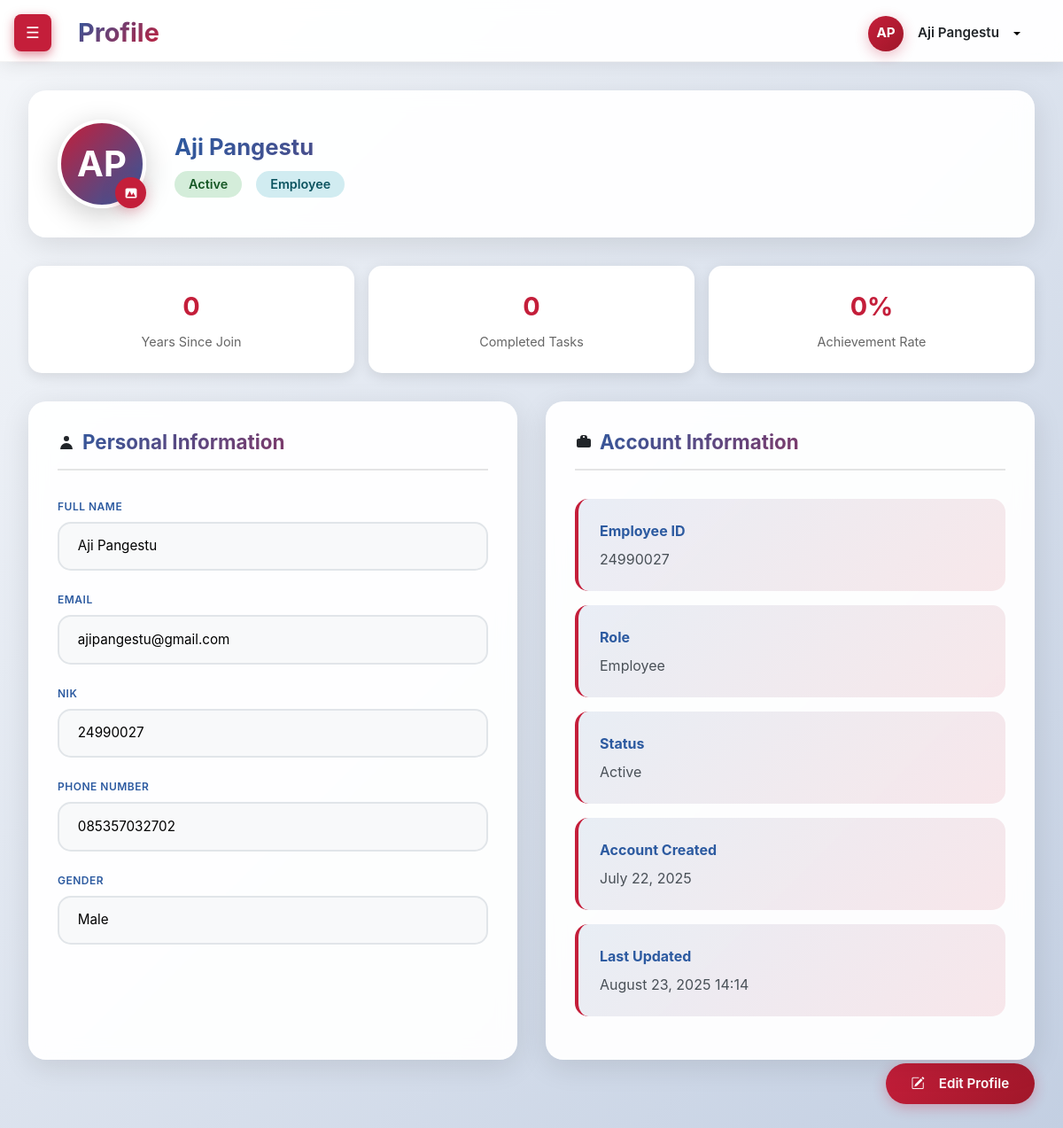
Page /karyawan/profile.php (signed in) on the committed database.
### tables this page shows
CREATE TABLE `users` (
  `id` int NOT NULL,
  `name` varchar(100) NOT NULL,
  `nik` varchar(20) NOT NULL,
  `phone` varchar(20) DEFAULT NULL,
  `email` varchar(100) NOT NULL,
  `gender` enum('male','female') DEFAULT NULL,
  `profile_photo` varchar(255) DEFAULT NULL,
  `status` enum('Active','Inactive') DEFAULT 'Active',
  `password` varchar(255) NOT NULL,
  `role` enum('admin','manager','employee') DEFAULT 'employee',
  `created_at` timestamp NULL DEFAULT CURRENT_TIMESTAMP,
  `updated_at` timestamp NULL DEFAULT CURRENT_TIMESTAMP ON UPDATE CURRENT_TIMESTAMP
);

### karyawan/profile.php (the view, shortened to what this page needs)
<?php
require_once('../config.php');
function getInitials($name) {
    $words = explode(' ', $name);
    $initials = '';
    foreach ($words as $word) {
        if (!empty($word)) {
            $initials .= strtoupper($word[0]);
        }
    }
    return substr($initials, 0, 2);
}
$userInitials = getInitials($_SESSION['user_name']);
$userId = $_SESSION['user_id'];
$userQuery = "SELECT * FROM users WHERE id = ? AND role = 'employee'";
$userStmt = $conn->prepare($userQuery);
$userStmt->bind_param("i", $userId);
$userStmt->execute();
$userResult = $userStmt->get_result();
$userDetails = $userResult->fetch_assoc();
$statsQuery = "SELECT
    COUNT(*) as total_tasks,
    SUM(CASE WHEN status = 'Achieved' THEN 1 ELSE 0 END) as completed_tasks,
    SUM(CASE WHEN status = 'In Progress' THEN 1 ELSE 0 END) as active_tasks,
    SUM(CASE WHEN status = 'Non Achieved' THEN 1 ELSE 0 END) as non_achieved_tasks
FROM user_tasks WHERE user_id = ?";
$statsStmt = $conn->prepare($statsQuery);
$statsStmt->bind_param("i", $userId);
$statsStmt->execute();
$statsResult = $statsStmt->get_result();
$stats = $statsResult->fetch_assoc();
$createDate = $userDetails['created_at'] ? new DateTime($userDetails['created_at']) : new DateTime();
$currentDate = new DateTime();
$experience = $currentDate->diff($createDate);
$yearsExperience = $experience->y + ($experience->m > 6 ? 1 : 0);
$achievementRate = ($stats['total_tasks'] > 0) ? round(($stats['completed_tasks'] / $stats['total_tasks']) * 100) : 0;
?>
<!DOCTYPE html>
<html lang="id">
<head>
    <link href="https://cdnjs.cloudflare.com/ajax/libs/bootstrap/5.3.0/css/bootstrap.min.css" rel="stylesheet">
    <link href="https://cdnjs.cloudflare.com/ajax/libs/bootstrap-icons/1.10.0/font/bootstrap-icons.min.css" rel="stylesheet">
    <link rel="stylesheet" href="../css/karyawan/style-profile.css" />
</head>
<body>
  <button class="toggle-burger" id="burgerBtn" onclick="toggleSidebar()"></button>
  <div class="dashboard-container">
    <main class="main-content" id="mainContent">
      <header class="header">
        <div><h1 class="header-title">Profile</h1></div>
        <div class="d-flex align-items-center">
                    <div class="dropdown">
                        <button class="btn btn-link dropdown-toggle text-decoration-none d-flex align-items-center" type="button" data-bs-toggle="dropdown" aria-expanded="false">
                            <?php if ($userDetails['profile_photo'] && file_exists("../uploads/profile_photos/" . $userDetails['profile_photo'])): ?>
                                <img src="../uploads/profile_photos/<?= htmlspecialchars($userDetails['profile_photo']) ?>" alt="Profile" class="user-avatar me-2" style="width: 40px; height: 40px; border-radius: 50%; object-fit: cover;">
                            <?php else: ?>
                                <div class="user-avatar me-2 bg-primary"><?= $userInitials; ?></div>
                            <?php endif; ?>
                            <span class="fw-semibold text-dark"><?= htmlspecialchars($_SESSION['user_name']); ?></span>
                        </button>
                    </div>
                </div>
            </header>
      <div class="content">
        <div class="profile-container">
          <div class="profile-header">
            <div class="profile-photo-container">
              <?php if ($userDetails['profile_photo'] && file_exists("../uploads/profile_photos/" . $userDetails['profile_photo'])): ?>
                <div class="profile-photo">
                  <img src="../uploads/profile_photos/<?= htmlspecialchars($userDetails['profile_photo']) ?>" alt="Profile" style="width: 120px; height: 120px; border-radius: 50%; object-fit: cover;">
                </div>
              <?php else: ?>
                <div class="profile-photo"><?= $userInitials ?></div>
              <?php endif; ?>
              <a href="editprofile.php" class="photo-upload-btn">
                <svg width="16" height="16" fill="currentColor" viewBox="0 0 20 20">
                  <path fill-rule="evenodd" d="M4 3a2 2 0 00-2 2v10a2 2 0 002 2h12a2 2 0 002-2V5a2 2 0 00-2-2H4zm12 12H4l4-8 3 6 2-4 3 6z" clip-rule="evenodd"/>
                </svg>
              </a>
            </div>
            <div class="profile-info">
              <div class="profile-name"><?= htmlspecialchars($userDetails['name']) ?></div>
              <div class="profile-badges">
                <span class="badge badge-status"><?= htmlspecialchars($userDetails['status']) ?></span>
                <span class="badge badge-department">Employee</span>
              </div>
            </div>
          </div>
          <div class="employee-stats">
            <div class="stat-card">
              <div class="stat-value"><?= max(0, $yearsExperience) ?></div>
              <div class="stat-label">Years Since Join</div>
            </div>
            <div class="stat-card">
              <div class="stat-value"><?= $stats['completed_tasks'] ?? 0 ?></div>
              <div class="stat-label">Completed Tasks</div>
            </div>
            <div class="stat-card">
              <div class="stat-value"><?= $achievementRate ?>%</div>
              <div class="stat-label">Achievement Rate</div>
            </div>
          </div>
                <div class="profile-content">
                    <div class="profile-section" style="position: relative;">
                        <h2 class="section-title">
                            <svg width="20" height="20" fill="currentColor" viewBox="0 0 20 20">
                                <path fill-rule="evenodd" d="M10 9a3 3 0 100-6 3 3 0 000 6zm-7 9a7 7 0 1114 0H3z" clip-rule="evenodd"/>
                            </svg>
                            Personal Information
                        </h2>
                        <div class="form-group">
                            <label class="form-label">Full Name</label>
                            <input type="text" class="form-input" value="<?= htmlspecialchars($userDetails['name']) ?>" id="fullName" readonly>
                        </div>
                        <div class="form-group">
                            <label class="form-label">Email</label>
                            <input type="email" class="form-input" value="<?= htmlspecialchars($userDetails['email']) ?>" id="email" readonly>
                        </div>
                        <div class="form-group">
                            <label class="form-label">NIK</label>
                            <input type="text" class="form-input" value="<?= htmlspecialchars($userDetails['nik']) ?>" id="nik" readonly>
                        </div>
                        <div class="form-group">
                            <label class="form-label">Phone Number</label>
                            <input type="tel" class="form-input" value="<?= htmlspecialchars($userDetails['phone'] ?? 'Not provided') ?>" id="phone" readonly>
                        </div>
                        <?php if ($userDetails['gender']): ?>
                        <div class="form-group">
                            <label class="form-label">Gender</label>
                            <input type="text" class="form-input" value="<?= htmlspecialchars(ucfirst($userDetails['gender'])) ?>" id="gender" readonly>
                        </div>
                        <?php endif; ?>
                    </div>
                    <div class="profile-section">
                        <h2 class="section-title">
                            <svg width="20" height="20" fill="currentColor" viewBox="0 0 20 20">
                                <path fill-rule="evenodd" d="M6 6V5a3 3 0 013-3h2a3 3 0 013 3v1h2a2 2 0 012 2v6a2 2 0 01-2 2H4a2 2 0 01-2-2V8a2 2 0 012-2h2zm4-3a1 1 0 00-1 1v1h2V4a1 1 0 00-1-1z" clip-rule="evenodd"/>
                            </svg>
                            Account Information
                        </h2>
                        <div class="info-card">
                            <div class="info-card-title">Employee ID</div>
                            <div class="info-card-value"><?= htmlspecialchars($userDetails['nik']) ?></div>
                        </div>
                        <div class="info-card">
                            <div class="info-card-title">Role</div>
                            <div class="info-card-value"><?= htmlspecialchars(ucfirst($userDetails['role'])) ?></div>
                        </div>
                        <div class="info-card">
                            <div class="info-card-title">Status</div>
                            <div class="info-card-value"><?= htmlspecialchars($userDetails['status']) ?></div>
                        </div>
                        <div class="info-card">
                            <div class="info-card-title">Account Created</div>
                            <div class="info-card-value"><?= date('F j, Y', strtotime($userDetails['created_at'])) ?></div>
                        </div>
                        <div class="info-card">
                            <div class="info-card-title">Last Updated</div>
                            <div class="info-card-value"><?= date('F j, Y H:i', strtotime($userDetails['updated_at'])) ?></div>
                        </div>
                    </div>
                </div>
                <div style="margin-top: 0.3rem; width: 100%; display: flex; justify-content: flex-end;">
                          <button class="btn btn-primary" onclick="editProfile()">
                          <i class="bi bi-pencil-square me-2"></i>
                          Edit Profile
                        </button>
                  </div>
                <div class="position-fixed bottom-0 end-0 p-3" style="z-index: 9999">
                </div>
                 </div>
              </main>
           </div>
    </body>
</html>

### rows in the picture
users: name "Aji Pangestu", status "Active", email "ajipangestu@gmail.com", nik "24990027", phone "085357032702", gender "Male", role "Employee", created_at "July 22, 2025", updated_at "August 23, 2025 14:14"

### other values in the picture
$userInitials "AP"
$_SESSION['user_name'] "Aji Pangestu"
$stats['completed_tasks'] "0"
$achievementRate "0"
